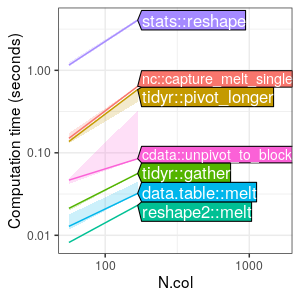

This figure's R source:
source("packages.R")

who.timings <- readRDS("figure-who-cols-data.rds")

who.timings[, seconds := time/1e9]
stats.timings <- who.timings[, .(
  median=median(seconds),
  q25=quantile(seconds, 0.25),
  q75=quantile(seconds, 0.75)
), by=.(N.col, expr)]

gg <- ggplot()+
  theme_bw()+
  geom_ribbon(aes(
    N.col, ymin=q25, ymax=q75, fill=expr),
    alpha=0.2,
    data=stats.timings)+
  geom_line(aes(
    N.col, median, color=expr),
    data=stats.timings)+
  scale_x_log10(limits=c(NA, max(stats.timings$N.col)*10))+
  scale_y_log10("Computation time (seconds)")
dl <- directlabels::direct.label(gg, "last.polygons")

pdf("figure-who-cols.pdf", 3, 3)
print(dl)
dev.off()

png("figure-who-cols.png", 3, 3, units="in", res=100)
print(dl)
dev.off()
